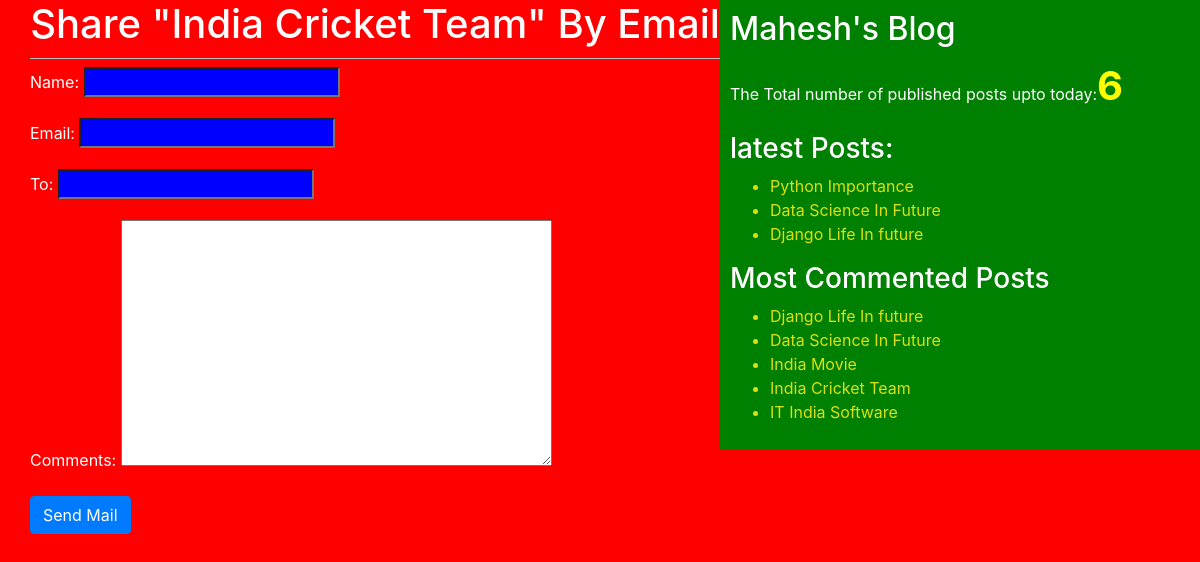
/1/share/, run on the app's committed database.
### blog/models.py (models this page shows, shortened)
class Post(models.Model):
    STATUS_CHOICES=(('draft','Draft'),('published','Published'))
    title=models.CharField(max_length=256)
    slug=models.SlugField(max_length=264,unique_for_date='publish')
    author=models.ForeignKey(User,related_name='blog_posts',on_delete=models.DO_NOTHING)
    body=models.TextField()
    publish=models.DateTimeField(default=timezone.now)
    created=models.DateTimeField(auto_now_add=True)
    updated=models.DateTimeField(auto_now=True)
    status=models.CharField(max_length=10, choices=STATUS_CHOICES,default='draft')
    objects=Custommanager()
    tags=TaggableManager()
    class Meta:
        ordering=('-publish',)
    def get_absolute_url(self):
        return reverse('post_detail',args=[self.publish.year,self.publish.strftime('%m'),self.publish.strftime('%d'),self.slug])

### blog/views.py (the view)
# urls.py: url(r'^(?P<id>\d+)/share/$',views.mail_send_view),
def mail_send_view(request,id):
    post=get_object_or_404(Post,id=id,status='published')
    sent=False
    if request.method=='POST':
        form=EmailSendForm(request.POST)
        if form.is_valid():
            cd=form.cleaned_data
            subject='{}({}) recomends you to read"{}"'.format(cd['name'],cd['email'],post.title)
            post_url=request.build_absolute_uri(post.get_absolute_url())
            message='Read Post At:\n {}\n\n{}\'s Comments: \n{}'.format(post_url,cd['name'],cd['comments'])
            send_mail(subject,message,'rupi@blog.com',[cd['to']])
            sent=True
    else:
        form=EmailSendForm()
    return render(request,'blog/sharebymail.html',{'form':form,'post':post,'sent':sent})

### blog/forms.py
class EmailSendForm(forms.Form):
    name=forms.CharField()
    email=forms.EmailField()
    to=forms.EmailField()
    comments=forms.CharField(required=False,widget=forms.Textarea)

### blog/models.py (called while the page is built)
    def get_queryset(self):
        return super().get_queryset().filter(status='published')

### blog/templatetags/blog_tags.py (called while the page is built)
@register.simple_tag(name='my_tag')
def total_posts():
    return Post.objects.count()

@register.inclusion_tag('blog/latest_posts123.html')
def show_latest_posts():
    latest_posts=Post.objects.order_by('-publish')[:3]
    return {'latest_posts':latest_posts}

@register.simple_tag
def get_most_commented_posts(count=5):
    return Post.objects.annotate(total_comments=Count('comments')).order_by('-total_comments')[:count]

### templates/blog/sharebymail.html (shortened to what this page needs)
<!DOCTYPE html>
{%extends "blog/base.html"%}
{%block content%}
{%if sent%}
<h1>Email Successfully sent</h1>
<h2>Post with the title: {{post.title}} information shared by email</h2>
{%else%}
<h1>Share "{{post.title}}" By Email</h1>
<form method="POST">
  {{form.as_p}}
  <input type="submit" class="btn btn-primary" value="Send Mail">
</form>
{%endif%}
{%endblock%}

### templates/blog/base.html (shortened to what this page needs)
<!DOCTYPE html>
{%load blog_tags%}
{%load static%}
<html lang="en" dir="ltr">
  <head>
    <link rel="stylesheet" href="https://stackpath.bootstrapcdn.com/bootstrap/4.5.0/css/bootstrap.min.css">
        <link rel="stylesheet" href="{%static 'css/blog.css'%}">
  </head>
  <body>
   <div class="content">
     {%block content%}{%endblock%}
   </div>
   <div class="sidebar">
     <h2>Mahesh's Blog</h2>
     <p>The Total number of published posts upto today:<span id='pcount'>{%my_tag%}</span></p>
<h3>latest Posts:</h3>{%show_latest_posts%}
<h3>Most Commented Posts</h3>
{%get_most_commented_posts as most_commented_posts%}
<ul>
{%for post in most_commented_posts%}
  <a href="{{post.get_absolute_url}}"><li>{{post.title}}</li></a>
  {%endfor%}
</ul>
   </div>
  </body>
</html>

### templates/blog/latest_posts123.html
<ul>
  {%for post in latest_posts %}
  <a href="{{post.get_absolute_url}}"><li>{{post.title}}</li></a>
  {%endfor%}
</ul>

### static/css/blog.css (style rules this page uses)
.content { width: 60%; float: left; padding: 0 0 0 30px; background: red; height: 100%; }
.sidebar { width:40%; float: right; padding: 10px; background: green; height:100%; }
h1 { text-align: center; border-bottom: 1px solid #bbb; padding-bottom: 10px; }
body { color: white; background: red; }
a { color: #dae014; }
input { background: blue; color:white; }
#pcount { font-size: 40px; color:yellow; font-weight: bold; }

### data on the page
Post: title "India Cricket Team"
Post: title "Python Importance"
Post: title "Data Science In Future"
Post: title "Django Life In future"
Post: title "India Movie"
Post: title "IT India Software"
